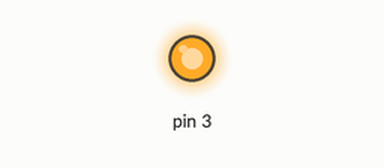
Recording of a program running on a simulated Arduino Uno, built with avr-gcc and run on an emulated ATmega328P. Parts: output pins drawn as LEDs (lit = HIGH). Pins used as bus, display or sensor lines are not drawn; what the program prints to the serial monitor is not drawn. At 6.0 s the program stops and its outputs stay as they are.

Above: at 0.1 s.
Timing chart, 0 to 1.6 s (numbered marks = the images above):
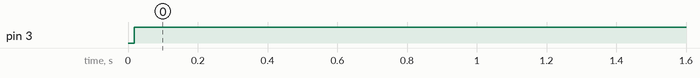

Measured:
- by itself, pin 3: LOW → HIGH at 0.02 s

The program:

main.cpp
```cpp
#include <Arduino.h>
#include "MainMotor.h"
#include "SecondaryMotor.h"
#define DIR 3
#define PUL 4

MainMotor mainMotor(DIR, PUL, 1600); // 尽量设置为800 或者1600 否则电机只xiang'buzhuan
SecondaryMotor secondaryMotor(8, 9, 0.5);
void setup() {
    Serial.begin(9600);
    mainMotor.setSpeed(1);
}
void loop() {
    mainMotor.runForward(4);
    for (int i = 0; i < 30000; ++i) {
        secondaryMotor.runPositive();
    }
    secondaryMotor.runPositive();
    delay(2000);
//    mainMotor.runBackward(4);
    while (true) {

    }

}
```

MainMotor.cpp
```cpp
//
// Created by Brief on 2022/9/27.
//

#include "MainMotor.h"
void MainMotor::setSpeed(float speed){
    this->speed = speed;
    Serial.print("speed: ");
    Serial.println(speed);
    // 设置细分数后去计算脉冲时间
    calculatePulseTime();
}
void MainMotor::calculatePulseTime() {
    // 计算前进或者后退的速度
    Serial.print("Distance Per Round: ");
    Serial.println(round_distance);
    Serial.print("Subdivisions: ");
    Serial.println(subdivisions);
    pulseTime = 1e5 * round_distance / ( this->speed * 2 * subdivisions);
    Serial.print("Pulse Time: ");
    Serial.println(pulseTime);
    this->pulseTime = pulseTime;

}
void MainMotor::runForward(float times) {
    // tiems 为圈数
    // 前进运行
    digitalWrite(dirPin, HIGH);
    sendPulse(int(times * subdivisions));
}

void MainMotor::runBackward(float times) {
    // 后退运行
    digitalWrite(dirPin, LOW);
    sendPulse(int(times * subdivisions));
}
void MainMotor::sendPulse(int count) {
    // 给定一个脉冲数，运行电机
    for(int i=0;i<count;i++)
    {
        digitalWrite(pulPin, HIGH);
        delayMicroseconds(this->pulseTime);
        digitalWrite(pulPin, LOW);
        delayMicroseconds(this->pulseTime);
    }
}
```

MainMotor.h
```cpp
//
// Created by Brief on 2022/9/27.
//

#ifndef TESTPLATFORMIO_MAINMOTOR_H
#define TESTPLATFORMIO_MAINMOTOR_H
#include "Arduino.h"

class MainMotor {
public:

    MainMotor(int dirPin, int pulPin, int subdivisions){
        Serial.begin(9600);
        this->dirPin = dirPin;
        this->pulPin = pulPin;
        this->subdivisions = subdivisions;
        pinMode(dirPin, OUTPUT);
        pinMode(pulPin, OUTPUT);
    };

    void runForward(float times); // 手动设定运行
    void runBackward(float times); // 手动设定运行
    void calculatePulseTime(); // 计算前进或者后退的速度
    void sendPulse(int count);
    void setSpeed(float speed); // 设置运行速度 单位为 cm/s

    float pulseTime;
private:
    // 细分数设置为200的话，给一个脉冲是转1.8°，设置为400的话，给一个脉冲是转0.9°
    // 现在细分数为800
    int dirPin;
    int pulPin;
    float subdivisions; // 设置细分数
    // 设置脉冲时间间隔
    float speed; // 设置运行速度 单位为 cm/s
    float round_distance = 5.00; // 10mm
};


#endif //TESTPLATFORMIO_MAINMOTOR_H
```

SecondaryMotor.cpp
```cpp
//
// Created by Brief on 2022/9/27.
//

#include "SecondaryMotor.h"
void SecondaryMotor::runNegative() {
    negative();
    delayMicroseconds(int(10 * this->pwm));
    stop();
    delayMicroseconds(int(10 * (1 - this->pwm)));
}


void SecondaryMotor::runPositive() {
    // 点击逆时针旋转
    positive();
    delayMicroseconds(int(10 * this->pwm));
    stop();
    delayMicroseconds(int(10 * (1 - this->pwm)));
}

void SecondaryMotor::stop() {
    // 停止
    digitalWrite(this->input1,LOW); //给高电平
    digitalWrite(this->input2,LOW);  //给低电平
}
void SecondaryMotor::negative() {
    // 点击顺时针旋转
    digitalWrite(this->input1,LOW); //给高电平
    digitalWrite(this->input2,HIGH);  //给低电平
}
void SecondaryMotor::positive() {
    // 点击逆时针旋转
    digitalWrite(this->input1,HIGH); //给高电平
    digitalWrite(this->input2,LOW);  //给低电平
}
```

SecondaryMotor.h
```cpp
//
// Created by Brief on 2022/9/27.
//
#include "Arduino.h"
#ifndef TESTPLATFORMIO_SECONDARYMOTOR_H
#define TESTPLATFORMIO_SECONDARYMOTOR_H


class SecondaryMotor {

public:
    SecondaryMotor(int input1, int input2, float pwm){
        this->input1 = input1;
        this->input2 = input2;
        this->pwm = pwm;
        digitalWrite(input1, LOW);
        digitalWrite(input2, LOW);
    };
    void runPositive();
    void runNegative();
    void stop();

private:
    void positive();
    void negative();
    int input1;
    int input2;
    float pwm;
};


#endif //TESTPLATFORMIO_SECONDARYMOTOR_H
```
